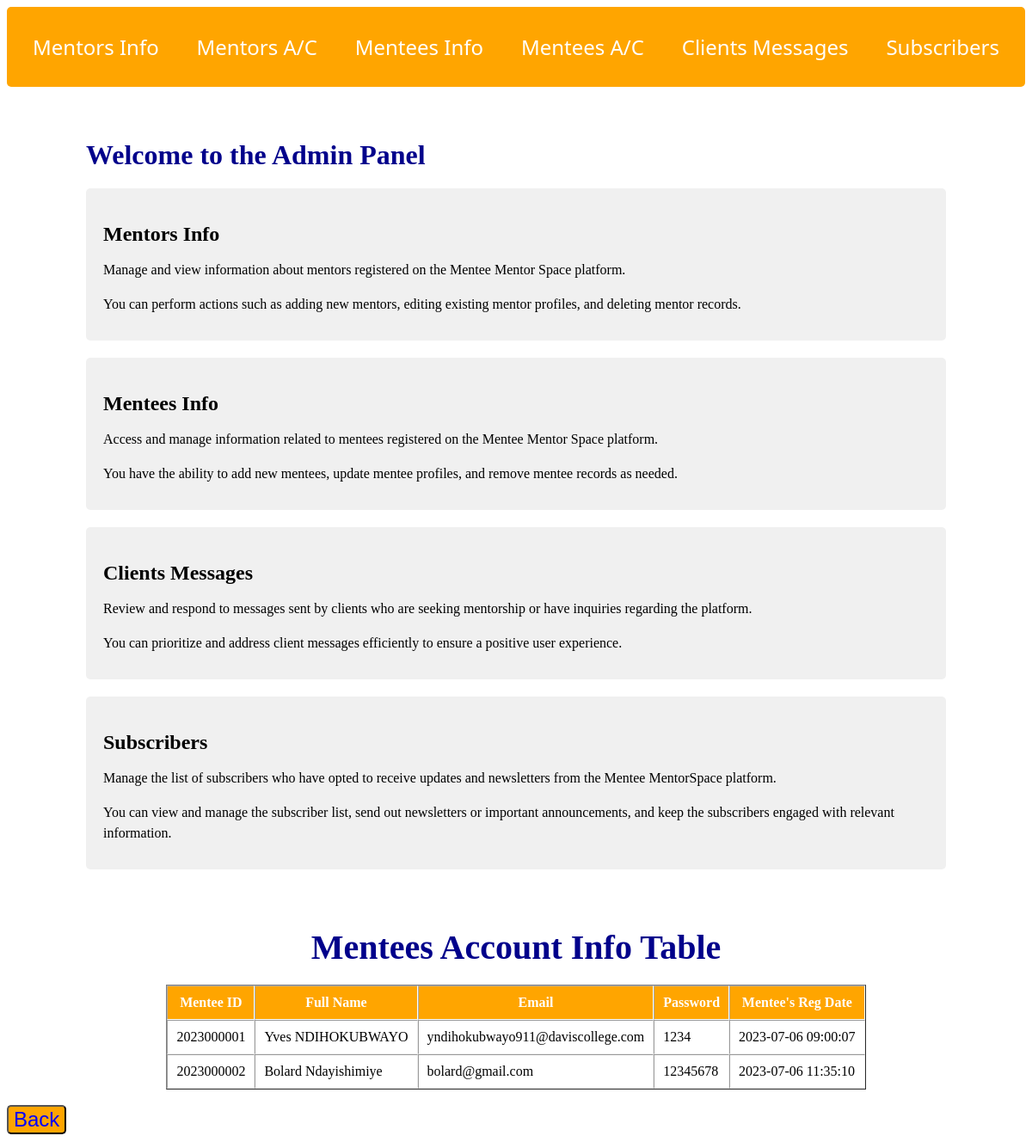
The page /mentees_acc_table.php on the database its author committed.
### tables this page shows
CREATE TABLE IF NOT EXISTS `mentees` (
  `mentee_id` int NOT NULL AUTO_INCREMENT,
  `name` varchar(255) DEFAULT NULL,
  `email` varchar(255) DEFAULT NULL,
  `password` varchar(255) DEFAULT NULL,
  `mentee_reg_date` timestamp NULL DEFAULT CURRENT_TIMESTAMP,
  PRIMARY KEY (`mentee_id`)
);

### mentees_acc_table.php (the view, shortened to what this page needs)
<?php
$s = "localhost";
$u = "root";
$p = "";
$db = "menteementorspace";
$con = mysqli_connect($s, $u, $p, $db);
$sql = "SELECT * FROM mentees";
$result = mysqli_query($con, $sql);
include 'header.php';
?>
<center>
  <h1 style="color: darkblue; font-family: tahoma; font-weight: bold; font-size: 40px;">Mentees Account Info Table</h1>
  <table border="1" cellspacing="0" cellpadding="10" >
    <tr bgcolor="orange" style="border-color: white; color: white;">
      <th>Mentee ID</th>
      <th>Full Name</th>
      <th>Email</th>
      <th>Password</th>
      <th>Mentee's Reg Date</th>
    </tr>
    <?php
    if(mysqli_num_rows($result))
    {
      while ($rows = mysqli_fetch_assoc($result))
      {
    ?>
    <tr bgcolor="white" style="border-color: orange; border: 1px">
      <td><?php echo $rows['mentee_id']; ?> </td>
      <td><?php echo $rows['name']; ?> </td>
      <td><?php echo $rows['email']; ?> </td>
      <td><?php echo $rows['password']; ?> </td>
      <td><?php echo $rows['mentee_reg_date']; ?> </td>
    </tr>
    <?php
      }
    }
    else
    {
      echo"<h1 style='color: orange; font-family: agency fb; font-weight: bold'>Sorry, your table is empty"."</h1>";
    }
    ?>
  </table>
</center>
  <form action="index.php" method="POST">
      <button type="submit" class="btn" style="color: blue; background-color: orange; border-radius: 5px; font-size: 24px;">Back</button>
    </form>

### header.php (shortened to what this page needs)
<!DOCTYPE html>
<html>
<head>
</head>
<body>
  <header>
    <nav>
      <a href="mentors_info_table.php">Mentors Info</a>
      <a href="mentors_acc_table.php">Mentors A/C</a>
      <a href="mentees_info_table.php">Mentees Info</a>
      <a href="mentees_acc_table.php">Mentees A/C</a>
      <a href="contact_messages_table.php">Clients Messages</a>
      <a href="subscribers_table.php">Subscribers</a>
    </nav>
  </header>
  <div class="container">
    <h1>Welcome to the Admin Panel</h1>
    <div class="info-card">
      <h2>Mentors Info</h2>
      <p>Manage and view information about mentors registered on the Mentee Mentor Space platform.</p>
      <p>You can perform actions such as adding new mentors, editing existing mentor profiles, and deleting mentor records.</p>
    </div>
    <div class="info-card">
      <h2>Mentees Info</h2>
      <p>Access and manage information related to mentees registered on the Mentee Mentor Space platform.</p>
      <p>You have the ability to add new mentees, update mentee profiles, and remove mentee records as needed.</p>
    </div>
    <div class="info-card">
      <h2>Clients Messages</h2>
      <p>Review and respond to messages sent by clients who are seeking mentorship or have inquiries regarding the platform.</p>
      <p>You can prioritize and address client messages efficiently to ensure a positive user experience.</p>
    </div>
    <div class="info-card">
      <h2>Subscribers</h2>
      <p>Manage the list of subscribers who have opted to receive updates and newsletters from the Mentee MentorSpace platform.</p>
      <p>You can view and manage the subscriber list, send out newsletters or important announcements, and keep the subscribers engaged with relevant information.</p>
    </div>
  </div>
</body>
</html>

### header.php (style rules this page uses)
body { background-color: white; }
header { background-color: orange; padding: 20px; border-radius: 5px; }
nav { display: flex; justify-content: space-between; align-items: center; }
nav a { color: white; text-decoration: none; padding: 10px; transition: color 0.3s; font-size: 24px; font-family: 'Segoe UI', Tahoma, Geneva, Verdana, sans-serif; }
.container { max-width: 1000px; margin: 20px auto; padding: 20px; }
h1 { color: darkblue; font-size: 32px; margin-bottom: 20px; }
p { font-size: 18px; line-height: 1.5; margin-bottom: 10px; }
.info-card { background-color: #f0f0f0; padding: 20px; border-radius: 5px; margin-bottom: 20px; }
.info-card h2 { color: black; font-size: 24px; margin-bottom: 10px; }
.info-card p { font-size: 16px; margin-bottom: 10px; }

### rows shown on the page
mentees: mentee_id "2023000001", name "Yves NDIHOKUBWAYO", email "yndihokubwayo911@daviscollege.com", password "1234", mentee_reg_date "2023-07-06 09:00:07"
mentees: mentee_id "2023000002", name "Bolard Ndayishimiye", email "bolard@gmail.com", password "12345678", mentee_reg_date "2023-07-06 11:35:10"
